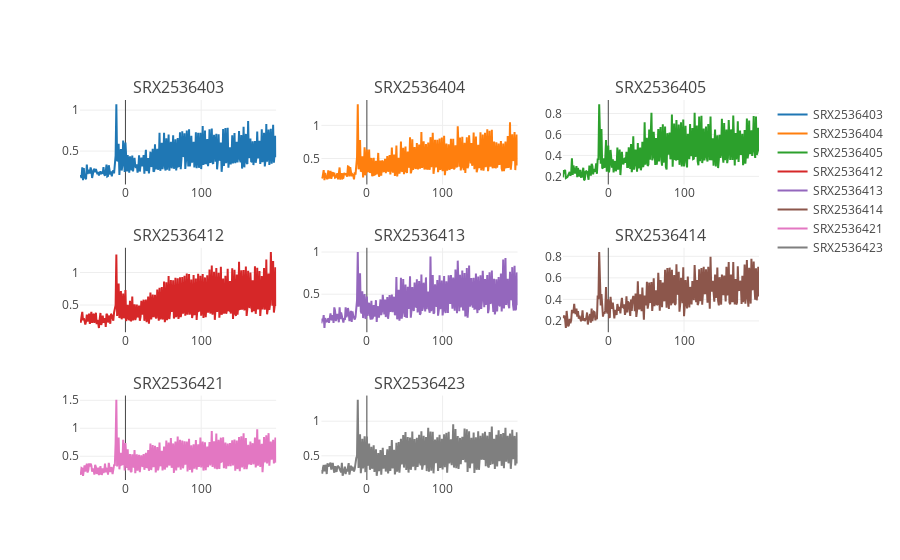

Here is the notebook cell this chart was saved with:
### Markdown cell above
# Check metagene 1.5mu

### Code cell
index = 1
samples_15 = samples_srx['1.5mu']
group = []

for key, value in samples_15.items():
    group+=value

fig = tools.make_subplots(rows=int(np.ceil(len(group) / samples_per_row)), cols=samples_per_row, 
                          subplot_titles=group,
                          print_grid=True)
for sample in group:
    normalizedc = coverage[sample]
    trace = Scatter(x = normalizedc.index,
                    y = normalizedc.values.tolist(),
                    mode = 'lines',
                    name = sample)
    fig.append_trace(trace, (index-1)//samples_per_row+1, (index-1)%samples_per_row+1)
    index += 1

iplot(fig)

### Figure 1 — Plotly figure (JSON) as saved in the notebook; plotly's stock layout.template omitted (floating-point values rounded to 4 significant figures; data arrays with more than 128 entries replaced by an {"elided": "..."} marker saying what was removed)
{"data": [{"mode": "lines", "name": "SRX2536403", "type": "scatter", "uid": "57149c", "x": {"elided": "260 int values"}, "xaxis": "x", "y": {"elided": "260 float values"}, "yaxis": "y"}, {"mode": "lines", "name": "SRX2536404", "type": "scatter", "uid": "b0aff7", "x": {"elided": "260 int values"}, "xaxis": "x2", "y": {"elided": "260 float values"}, "yaxis": "y2"}, {"mode": "lines", "name": "SRX2536405", "type": "scatter", "uid": "f76a3e", "x": {"elided": "260 int values"}, "xaxis": "x3", "y": {"elided": "260 float values"}, "yaxis": "y3"}, {"mode": "lines", "name": "SRX2536412", "type": "scatter", "uid": "768f01", "x": {"elided": "260 int values"}, "xaxis": "x4", "y": {"elided": "260 float values"}, "yaxis": "y4"}, {"mode": "lines", "name": "SRX2536413", "type": "scatter", "uid": "58e2bb", "x": {"elided": "260 int values"}, "xaxis": "x5", "y": {"elided": "260 float values"}, "yaxis": "y5"}, {"mode": "lines", "name": "SRX2536414", "type": "scatter", "uid": "086dcc", "x": {"elided": "260 int values"}, "xaxis": "x6", "y": {"elided": "260 float values"}, "yaxis": "y6"}, {"mode": "lines", "name": "SRX2536421", "type": "scatter", "uid": "171729", "x": {"elided": "260 int values"}, "xaxis": "x7", "y": {"elided": "260 float values"}, "yaxis": "y7"}, {"mode": "lines", "name": "SRX2536423", "type": "scatter", "uid": "4684e5", "x": {"elided": "260 int values"}, "xaxis": "x8", "y": {"elided": "260 float values"}, "yaxis": "y8"}], "layout": {"annotations": [{"font": {"size": 16}, "showarrow": false, "text": "SRX2536403", "x": 0.1444, "xanchor": "center", "xref": "paper", "y": 1, "yanchor": "bottom", "yref": "paper"}, {"font": {"size": 16}, "showarrow": false, "text": "SRX2536404", "x": 0.5, "xanchor": "center", "xref": "paper", "y": 1, "yanchor": "bottom", "yref": "paper"}, {"font": {"size": 16}, "showarrow": false, "text": "SRX2536405", "x": 0.8556, "xanchor": "center", "xref": "paper", "y": 1, "yanchor": "bottom", "yref": "paper"}, {"font": {"size": 16}, "showarrow": false, "text": "SRX2536412", "x": 0.1444, "xanchor": "center", "xref": "paper", "y": 0.6111, "yanchor": "bottom", "yref": "paper"}, {"font": {"size": 16}, "showarrow": false, "text": "SRX2536413", "x": 0.5, "xanchor": "center", "xref": "paper", "y": 0.6111, "yanchor": "bottom", "yref": "paper"}, {"font": {"size": 16}, "showarrow": false, "text": "SRX2536414", "x": 0.8556, "xanchor": "center", "xref": "paper", "y": 0.6111, "yanchor": "bottom", "yref": "paper"}, {"font": {"size": 16}, "showarrow": false, "text": "SRX2536421", "x": 0.1444, "xanchor": "center", "xref": "paper", "y": 0.2222, "yanchor": "bottom", "yref": "paper"}, {"font": {"size": 16}, "showarrow": false, "text": "SRX2536423", "x": 0.5, "xanchor": "center", "xref": "paper", "y": 0.2222, "yanchor": "bottom", "yref": "paper"}], "autosize": true, "xaxis": {"anchor": "y", "autorange": true, "domain": [0, 0.2889], "range": [-60, 199], "type": "linear"}, "xaxis2": {"anchor": "y2", "autorange": true, "domain": [0.3556, 0.6444], "range": [-60, 199], "type": "linear"}, "xaxis3": {"anchor": "y3", "autorange": true, "domain": [0.7111, 1], "range": [-60, 199], "type": "linear"}, "xaxis4": {"anchor": "y4", "autorange": true, "domain": [0, 0.2889], "range": [-60, 199], "type": "linear"}, "xaxis5": {"anchor": "y5", "autorange": true, "domain": [0.3556, 0.6444], "range": [-60, 199], "type": "linear"}, "xaxis6": {"anchor": "y6", "autorange": true, "domain": [0.7111, 1], "range": [-60, 199], "type": "linear"}, "xaxis7": {"anchor": "y7", "autorange": true, "domain": [0, 0.2889], "range": [-60, 199], "type": "linear"}, "xaxis8": {"anchor": "y8", "autorange": true, "domain": [0.3556, 0.6444], "range": [-60, 199], "type": "linear"}, "xaxis9": {"anchor": "y9", "domain": [0.7111, 1]}, "yaxis": {"anchor": "x", "autorange": true, "domain": [0.7778, 1], "range": [0.09293, 1.123], "type": "linear"}, "yaxis2": {"anchor": "x2", "autorange": true, "domain": [0.7778, 1], "range": [0.107, 1.384], "type": "linear"}, "yaxis3": {"anchor": "x3", "autorange": true, "domain": [0.7778, 1], "range": [0.1229, 0.9288], "type": "linear"}, "yaxis4": {"anchor": "x4", "autorange": true, "domain": [0.3889, 0.6111], "range": [0.08222, 1.38], "type": "linear"}, "yaxis5": {"anchor": "x5", "autorange": true, "domain": [0.3889, 0.6111], "range": [0.04914, 1.051], "type": "linear"}, "yaxis6": {"anchor": "x6", "autorange": true, "domain": [0.3889, 0.6111], "range": [0.09492, 0.8796], "type": "linear"}, "yaxis7": {"anchor": "x7", "autorange": true, "domain": [0, 0.2222], "range": [0.07588, 1.585], "type": "linear"}, "yaxis8": {"anchor": "x8", "autorange": true, "domain": [0, 0.2222], "range": [0.1512, 1.37], "type": "linear"}, "yaxis9": {"anchor": "x9", "domain": [0, 0.2222]}}}
